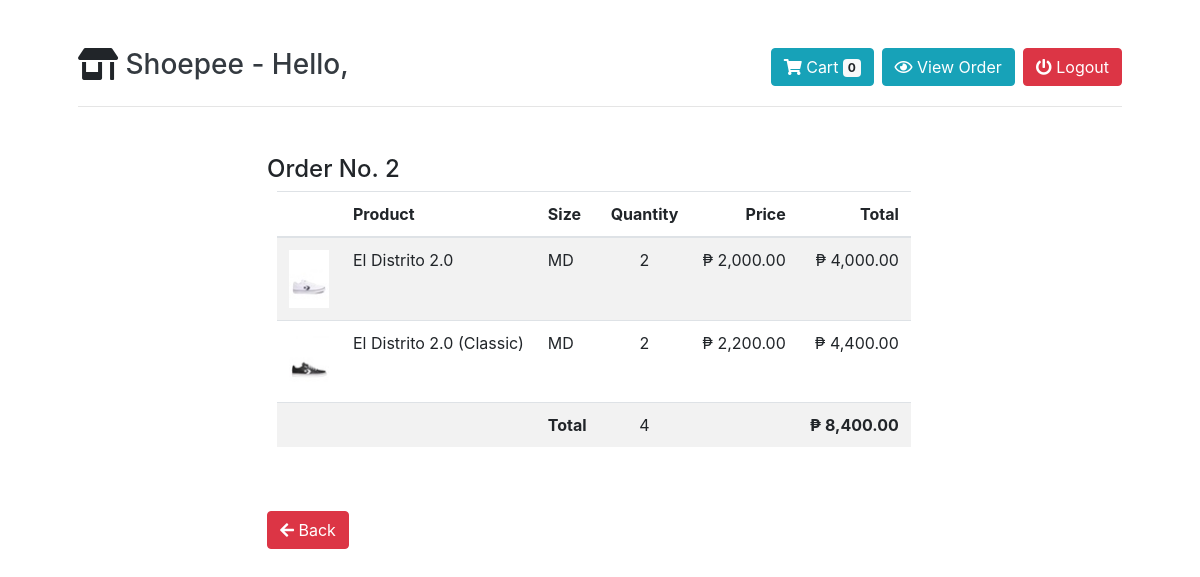
The page /aa_frontend/form_vieworder.php?k=2 on the database its author committed.
### tables this page shows
CREATE TABLE `vieworders` (
  `vieworderid` int(9) NOT NULL,
  `vophoto` varchar(255) NOT NULL,
  `voname` varchar(255) NOT NULL,
  `vosize` varchar(5) NOT NULL,
  `voquantity` int(9) NOT NULL,
  `voprice` int(9) NOT NULL,
  `vototal` int(9) NOT NULL,
  `vofquantity` int(9) NOT NULL,
  `voftotal` int(9) NOT NULL,
  `voorderid` int(9) NOT NULL
);

### functions.php (called while the page is built, shortened)
<?php
	function getRecord($con, $strSql) {
		$arrRec = [];
		$i = 0;
		if($rs = mysqli_query($con, $strSql)){
			if(mysqli_num_rows($rs) > 0){
				while ($rec = mysqli_fetch_array($rs)) {
					foreach ($rec as $key => $value) {
						$arrRec[$i][$key] = $value;
					}
					$i++;
				}
			}
		}
		else
			die("ERROR: Could not execute your request!");
		return $arrRec;
	}
?>

### aa_frontend/form_vieworder.php (the view, shortened to what this page needs)
<?php require_once('header.php'); ?>
<div class="container m-5 mx-auto">
	<div class="row">
		<div class="col offset-2">
			<h4>Order No. <?php echo $_SESSION['id']?></h4>
		</div>
	</div>
	<div class="row mx-auto">
		<div class="col offset-2">
			<table class="table table-striped table-responsive w-100">
				<thead>
					<tr>
						<th scope="col"></th>
						<th scope="col">Product</th>
						<th scope="col">Size</th>
						<th scope="col" class="text-center">Quantity</th>
						<th scope="col" class="text-right">Price</th>
						<th scope="col" class="text-right">Total</th>
					</tr>
				</thead>
				<tbody>
				<?php
				    $con = openConnection();
				    $strSql = "SELECT * FROM vieworders WHERE voorderid=".$_SESSION['id'];;
				    $recVieworders = getRecord($con, $strSql);
			    ?>
				<?php if (empty($recVieworders)): ?>
					<tr>
						<td ></td>
						<td>No Record Found!</td>
						<td></td>
						<td></td>
						<td></td>
						<td></td>
					</tr>
				<form method="post">
				<?php else: ?>
				<?php foreach ($recVieworders as $key => $value) : ?>
					<tr>
						<td><img class="pic-1" style="width: 5vh;" src="../uploads/<?php echo $value['vophoto']; ?>"></td>
						<td><?php echo $value['voname']; ?></td>
						<td><?php echo $value['vosize']; ?></td>
						<td class="text-center"><?php echo $value['voquantity']; ?></td>
						<td class="text-right">₱ <?php echo number_format($value['voprice'], 2); ?></td>
						<td class="text-right">₱ <?php echo number_format($value['vototal'], 2); ?></td>
					</tr>
					<?php $finalquantity = $value['vofquantity']; ?>
					<?php $finaltotal = $value['voftotal']; ?>
				<?php endforeach; ?>
					<tr>
						<td></td>
						<td></td>
						<td><strong>Total</strong></td>
						<td class="text-center"><?php echo $finalquantity; ?></td>
						<td></td>
						<td class="text-right"><strong>₱ <?php echo number_format($finaltotal, 2); ?></strong></td>
					</tr>
				<?php endif; ?>
				</tbody>
			</table>
		</div>
	</div>
	<div class="row mt-5">
		<div class="col offset-2">
			<a href="vieworder.php" class="btn btn-danger" name="btnAddMore" value="Edit Profile"/><i class="fas fa-arrow-left"></i>&nbsp;Back</a>
		</div>
	</div>
</div>
<?php require_once('footer.php'); ?>

### css/all.css (style rules this page uses)
.fa, .fas, .far, .fal, .fad, .fab { -moz-osx-font-smoothing: grayscale; -webkit-font-smoothing: antialiased; display: inline-block; font-style: normal; font-variant: normal; text-rendering: auto; line-height: 1; }
.fa-arrow-left:before { content: "\f060"; }

### css/custom-style.css (style rules this page uses)
body { margin: 0; padding: 0; min-height: 100%; }

### rows shown on the page
vieworders: vophoto (picture), voname "El Distrito 2.0", vosize "MD", voquantity "2", voprice "2,000.00", vototal "4,000.00"
vieworders: vophoto (picture), voname "El Distrito 2.0 (Classic)", vosize "MD", voquantity "2", voprice "2,200.00", vototal "4,400.00", vofquantity "4", voftotal "8,400.00"

### other values the page prints
$_SESSION['ordercount'] "0"
$_SESSION['id'] "2"
